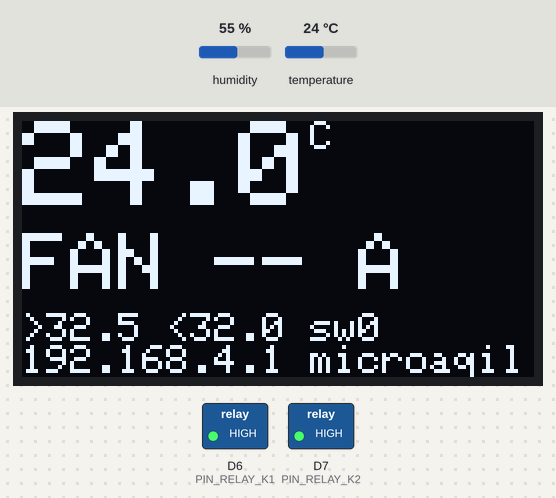
This sketch was run on a simulated ESP8266 (NodeMCU). On the bench: 128×64 one-colour display, switched loads named in the sketch (green lamp = pin HIGH). The test bench sets the inputs (shaded band); at power-on: temperature 24 °C, humidity 55 %. What the sketch prints to the serial monitor is not drawn.

Above: at 3.1 s.
3.2 s: temperature set to 31.9 °C
At 5.5 s:
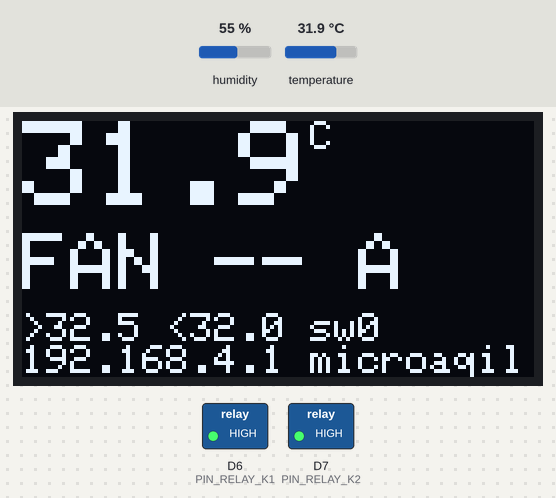
6.5 s: temperature set to 33.3 °C
At 8.7 s:
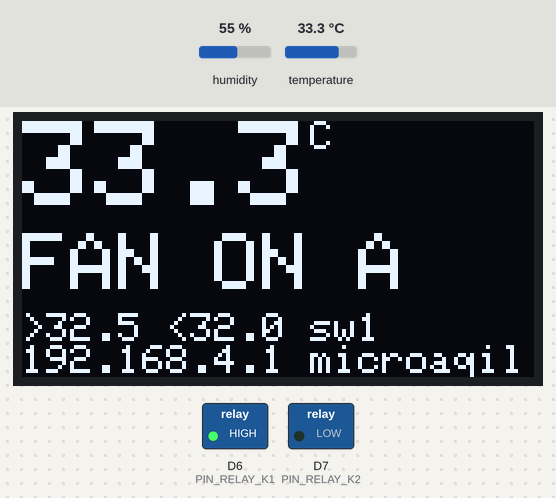
9.0 s: temperature set to 32.6 °C
At 10.6 s:
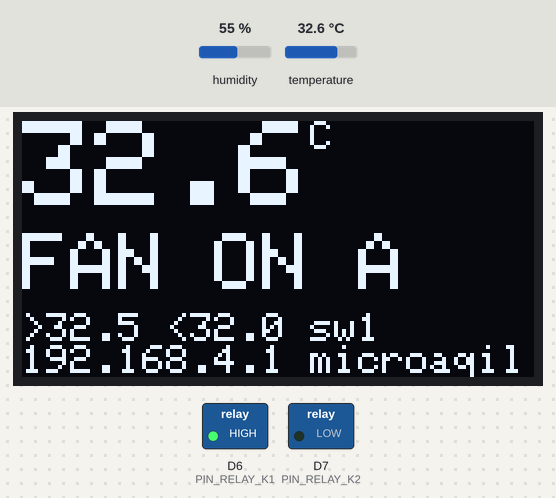
11.5 s: temperature set to 31.2 °C
At 13.7 s:
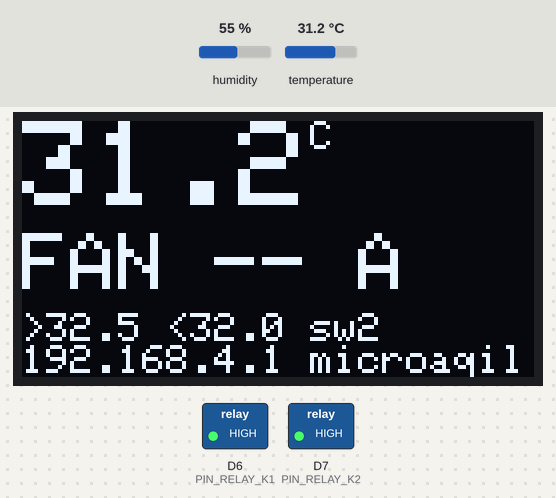
Timing chart, 0 to 15.2 s (numbered marks = the images above; inputs shaded):
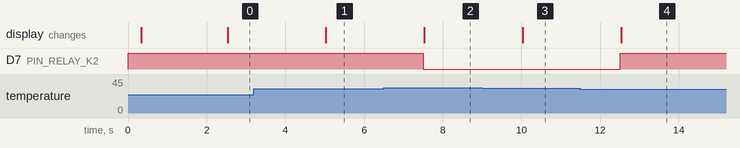

The sketch:

control_v2.ino
```cpp
// control_v2 - fan thermostat + Wi-Fi web control for microaqila.
// The ESP runs its own hotspot (AP_SSID) and serves a phone-friendly page at
// http://192.168.4.1 with live readings, AUTO / force-ON / force-OFF, and
// editable thresholds. Control loop is non-blocking (millis-scheduled) so the
// web server stays responsive. K1 (heater, not wired) is held OFF always.
// NOTE for the future heater build: manual force-ON must gain a timeout guard
// before it is ever allowed to drive the heater channel.

#include <ESP8266WiFi.h>
#include <ESP8266WebServer.h>
#include <Wire.h>
#include <Adafruit_GFX.h>
#include <Adafruit_SSD1306.h>
#include <DHT.h>
#include "config.h"

#define RELAY_ON  (RELAY_ACTIVE_LOW ? LOW  : HIGH)
#define RELAY_OFF (RELAY_ACTIVE_LOW ? HIGH : LOW)

Adafruit_SSD1306 display(OLED_W, OLED_H, &Wire, OLED_RESET_PIN);
DHT dht(PIN_DHT, DHT_TYPE);
ESP8266WebServer server(80);

float t = NAN, h = NAN;
float onC = FAN_ON_C, offC = FAN_OFF_C;
uint8_t mode = 0;                 // 0=auto 1=forced-on 2=forced-off
bool fanOn = false, oledOk = false;
uint32_t switches = 0, ticks = 0, dhtFails = 0, lastTick = 0;

const char PAGE[] PROGMEM = R"HTML(<!doctype html>
<html><head><meta charset="utf-8">
<meta name="viewport" content="width=device-width,initial-scale=1">
<title>microaqila</title><style>
body{font-family:system-ui,sans-serif;background:#10121a;color:#eef;
margin:0;padding:18px;max-width:420px;margin-inline:auto;text-align:center}
h1{font-size:1.1rem;letter-spacing:2px;color:#8af;margin:6px 0 14px}
#t{font-size:4.2rem;font-weight:700;line-height:1}
#h{color:#9ab;margin:4px 0 10px}
#fan{font-size:1.3rem;font-weight:700;margin:10px 0;padding:10px;
border-radius:12px;background:#1a1e2e}
#fan.on{background:#0a4d2e;color:#6f6}
.row{display:flex;gap:8px;margin:14px 0}
button{flex:1;padding:14px 0;font-size:1rem;font-weight:700;border:0;
border-radius:12px;background:#232840;color:#eef}
button.act{background:#2f6fed}
.card{background:#1a1e2e;border-radius:12px;padding:14px;margin:14px 0;text-align:left}
label{display:block;color:#9ab;font-size:.85rem;margin:8px 0 2px}
input{width:100%;box-sizing:border-box;padding:10px;font-size:1.1rem;border:0;
border-radius:8px;background:#10121a;color:#eef}
#save{margin-top:12px;background:#2f6fed}
#msg{min-height:1.2em;color:#fa6;font-size:.9rem;margin-top:8px}
#sw{color:#9ab;font-size:.85rem;margin-top:10px}
</style></head><body>
<h1>MICROAQILA</h1>
<div id="t">--.-&deg;</div><div id="h">--% humidity</div>
<div id="fan">FAN --</div>
<div class="row">
<button id="b0" onclick="setMode('auto')">AUTO</button>
<button id="b1" onclick="setMode('on')">FORCE ON</button>
<button id="b2" onclick="setMode('off')">FORCE OFF</button>
</div>
<div class="card">
<label>Fan ON above (&deg;C)</label><input id="onc" type="number" step="0.1">
<label>Fan OFF below (&deg;C)</label><input id="offc" type="number" step="0.1">
<button id="save" onclick="save()" style="width:100%">SAVE THRESHOLDS</button>
</div>
<div id="sw">switches: -</div><div id="msg"></div>
<script>
let edited=false;
document.getElementById('onc').oninput=()=>edited=true;
document.getElementById('offc').oninput=()=>edited=true;
function setMode(m){fetch('/api/mode?m='+m).then(poll);}
function save(){
 const on=document.getElementById('onc').value,off=document.getElementById('offc').value;
 fetch('/api/set?on='+on+'&off='+off).then(r=>r.text()).then(x=>{
  document.getElementById('msg').textContent=(x=='ok')?'':x; edited=false; poll();});}
function poll(){fetch('/api/status').then(r=>r.json()).then(s=>{
 document.getElementById('t').innerHTML=s.t.toFixed(1)+'&deg;';
 document.getElementById('h').textContent=s.h.toFixed(0)+'% humidity';
 const f=document.getElementById('fan');
 f.textContent='FAN '+(s.fan?'ON':'OFF'); f.className=s.fan?'on':'';
 for(let i=0;i<3;i++)document.getElementById('b'+i).className=(s.mode==i)?'act':'';
 if(!edited){document.getElementById('onc').value=s.on.toFixed(1);
  document.getElementById('offc').value=s.off.toFixed(1);}
 document.getElementById('sw').textContent='switches: '+s.sw;
}).catch(()=>{});}
setInterval(poll,2000);poll();
</script></body></html>)HTML";

void applyFan(bool on) {
  if (on == fanOn) return;
  fanOn = on;
  switches++;
  digitalWrite(PIN_RELAY_K2, on ? RELAY_ON : RELAY_OFF);
  Serial.printf(">>> FAN %s at %.1f C (mode %d, switch #%lu)\n",
                on ? "ON" : "OFF", t, mode, (unsigned long)switches);
}

void handleStatus() {
  char buf[192];
  snprintf(buf, sizeof(buf),
    "{\"t\":%.1f,\"h\":%.1f,\"fan\":%d,\"mode\":%d,\"on\":%.1f,\"off\":%.1f,"
    "\"sw\":%lu,\"up\":%lu}",
    isnan(t) ? -99.9 : t, isnan(h) ? -1.0 : h, fanOn ? 1 : 0, mode, onC, offC,
    (unsigned long)switches, (unsigned long)(millis() / 1000));
  server.send(200, "application/json", buf);
}

void handleSet() {
  float on = server.arg("on").toFloat(), off = server.arg("off").toFloat();
  if (on < 5 || on > 60 || off < 5 || off > 60)
    { server.send(200, "text/plain", "values must be 5-60 C"); return; }
  if (on < off + 0.2)
    { server.send(200, "text/plain", "ON must be above OFF by 0.2+"); return; }
  onC = on; offC = off;
  Serial.printf(">>> thresholds set: on>%.1f off<%.1f\n", onC, offC);
  server.send(200, "text/plain", "ok");
}

void handleMode() {
  String m = server.arg("m");
  if      (m == "auto") mode = 0;
  else if (m == "on")   mode = 1;
  else if (m == "off")  mode = 2;
  Serial.printf(">>> mode -> %d\n", mode);
  server.send(200, "text/plain", "ok");
}

void controlTick() {
  float th = dht.readHumidity(), tt = dht.readTemperature();
  if (!isnan(tt) && !isnan(th)) { t = tt; h = th; }
  else dhtFails++;

  if      (mode == 1) applyFan(true);
  else if (mode == 2) applyFan(false);
  else if (!isnan(t)) {
    if (t > onC)       applyFan(true);
    else if (t < offC) applyFan(false);
    // between offC and onC: hold current state (hysteresis band)
  }

  if (oledOk) {
    display.clearDisplay();
    display.setTextColor(SSD1306_WHITE);
    display.setTextSize(3);
    display.setCursor(0, 0);
    display.printf("%.1f", isnan(t) ? 0.0 : t);
    display.setTextSize(1);
    display.print(F("C"));
    display.setTextSize(2);
    display.setCursor(0, 28);
    display.printf("FAN %s %s", fanOn ? "ON" : "--",
                   mode == 0 ? "A" : (mode == 1 ? "M1" : "M0"));
    display.setTextSize(1);
    display.setCursor(0, 48);
    display.printf(">%.1f <%.1f sw%lu\n", onC, offC, (unsigned long)switches);
    display.print(F("192.168.4.1 "));
    display.print(AP_SSID);
    display.display();
  }

  if (ticks % 4 == 0)
    Serial.printf("[%5lu] t=%.1f h=%.1f fan=%s mode=%d sw=%lu heap=%u\n",
                  (unsigned long)ticks, t, h, fanOn ? "ON " : "off", mode,
                  (unsigned long)switches, ESP.getFreeHeap());
  ticks++;
}

void setup() {
  digitalWrite(PIN_RELAY_K1, RELAY_OFF); pinMode(PIN_RELAY_K1, OUTPUT);
  digitalWrite(PIN_RELAY_K2, RELAY_OFF); pinMode(PIN_RELAY_K2, OUTPUT);
  Serial.begin(SERIAL_BAUD);
  delay(300);
  Serial.println();
  Serial.println(F("=================================="));
  Serial.println(F(" microaqila control_v2 (web+fan)"));
  Serial.println(F("=================================="));
  Serial.printf("Chip ID:      0x%08X\n", ESP.getChipId());
  Serial.printf("Reset reason: %s\n", ESP.getResetReason().c_str());
  Wire.begin(PIN_I2C_SDA, PIN_I2C_SCL);
  oledOk = display.begin(SSD1306_SWITCHCAPVCC, OLED_ADDR);
  Serial.printf("SSD1306 init: %s\n", oledOk ? "OK" : "FAILED");
  dht.begin();

  WiFi.mode(WIFI_AP);
  bool ap = WiFi.softAP(AP_SSID, AP_PASS);
  Serial.printf("AP '%s': %s, IP %s\n", AP_SSID, ap ? "UP" : "FAILED",
                WiFi.softAPIP().toString().c_str());
  server.on("/", []() { server.send_P(200, "text/html", PAGE); });
  server.on("/api/status", handleStatus);
  server.on("/api/set", handleSet);
  server.on("/api/mode", handleMode);
  server.begin();
  Serial.printf("Web server up. Free heap: %u\n\n", ESP.getFreeHeap());
}

void loop() {
  server.handleClient();
  if (millis() - lastTick >= CTRL_PERIOD_MS) {
    lastTick = millis();
    controlTick();
  }
}
```

config.h
```cpp
#pragma once
// ================= microaqila board configuration (control_v2) =================
// Board: NodeMCU ESP8266 (ESP-12F). Chip ID MEASURED 0x006BE263.
// "Dx" names are the board silkscreen labels; GPIO numbers in comments.

#define SERIAL_BAUD       115200

// --- I2C bus ---
#define PIN_I2C_SDA       D2    // GPIO4  -> OLED SDA
#define PIN_I2C_SCL       D1    // GPIO5  -> OLED SCL

// --- SSD1306 OLED ---
// [M] 2026-08-25: bus scan reports the module ACKing at 0x3C.
#define OLED_ADDR         0x3C
// [G] 0.96" JMD0.96D-1 modules are almost always 128x64. If the panel is
// really 128x32 the test screens will look squashed/doubled - verify by eye.
#define OLED_W            128
#define OLED_H            64
#define OLED_RESET_PIN    -1    // 4-pin module: no reset line

// --- Peripherals (planned; wired later, one at a time) ---
#define PIN_DHT           D5    // GPIO14 - DHT22 data
#define PIN_RELAY_HEATER  D6    // GPIO12 - relay IN1
#define PIN_RELAY_FAN     D7    // GPIO13 - relay IN2

// --- Diagnostic timing ---
#define DIAG_FRAME_MS     3000  // how long each test screen is held

// --- DHT22 (AM2302) ---
#define DHT_TYPE          DHT22  // we have DHT22, not the DHT11 in the proposal
#define DHT_READ_MS       2500   // datasheet minimum sampling interval is 2 s
#define DHT_RETRIES       3      // DHT22 NAKs occasionally; retry before failing

// --- 2ch relay module (SRD-05VDC-SL-C coils, PC817 optos) ---
// [M] 2026-08-25 close-up photos: J1 = RY-VCC | VCC | GND  (jumper shipped on
// RY-VCC+VCC), J2 = GND | IN1 | IN2 | VCC.
// Split-supply wiring: jumper REMOVED, J1 RY-VCC <- VU (5V coils),
// J1 GND <- G, J2 VCC <- 3V (opto side at 3.3V), J2 GND <- G,
// IN1 <- D6, IN2 <- D7.
#define PIN_RELAY_K1      D6    // GPIO12 -> J2 IN1 (heater channel, wired LAST)
#define PIN_RELAY_K2      D7    // GPIO13 -> J2 IN2 (fan channel)
// [M] LOW-trigger CONFIRMED 2026-08-26: LEDs dark through the boot settle
// window, no click at plug-in. Do not change.
#define RELAY_ACTIVE_LOW  1

// --- Terminal-identification phase length ---
#define PHASE_SECS        60    // K2 held steady this long per state

// --- Contact-continuity probe (control_v2) ---
// The ESP checks the K2 screw contacts itself: D4 drives 3.3 V out, D0 has
// an internal pulldown and listens. If the wired screw pair is closed, D0
// reads HIGH. Both pins are otherwise free; current is microamps.
// D4=GPIO2 is a boot-strap pin but OUTPUT-HIGH after boot is its safe idle
// state; D0=GPIO16 has no strap role and supports INPUT_PULLDOWN_16.
#define PIN_PROBE_SRC     D4    // GPIO2  -> one K2 screw
#define PIN_PROBE_SENSE   D0    // GPIO16 -> another K2 screw
#define PROBE_PHASE_MS    6000  // K2 held off/on this long per phase

// --- control_v1: fan-only cooling thermostat ---
// Ambient measured ~31 C. Thresholds sit just above it so breathing on the
// sensor demonstrates the loop. Hysteresis gap prevents rapid clicking.
#define FAN_ON_C          32.5   // above this -> fan ON
#define FAN_OFF_C         32.0   // below this -> fan off (0.5 C gap)
#define CTRL_PERIOD_MS    2500   // DHT22 minimum sampling is 2 s

// --- Wi-Fi AP + web interface (control_v2) ---
// ESP hosts its own hotspot; control page lives at http://192.168.4.1
#define AP_SSID           "microaqila"
#define AP_PASS           "aqila1234"   // min 8 chars for WPA2
```

Measured:
- the behaviour switches between 32.5 and 32.6 °C on temperature (found by bisection; images 1 and 2)
- the behaviour switches between 32 and 31.9 °C on temperature (found by bisection; images 3 and 4)
- after the input at 3.2 s, the display: changes after 1.8 s (image 1)
- after the input at 6.5 s, D7 (PIN_RELAY_K2): HIGH → LOW after 1.0 s; the display: changes after 1.0 s (image 2)
- after the input at 9.0 s, the display: changes after 1.0 s (image 3)
- after the input at 11.5 s, D7 (PIN_RELAY_K2): LOW → HIGH after 1.0 s; the display: changes after 1.0 s (image 4)
